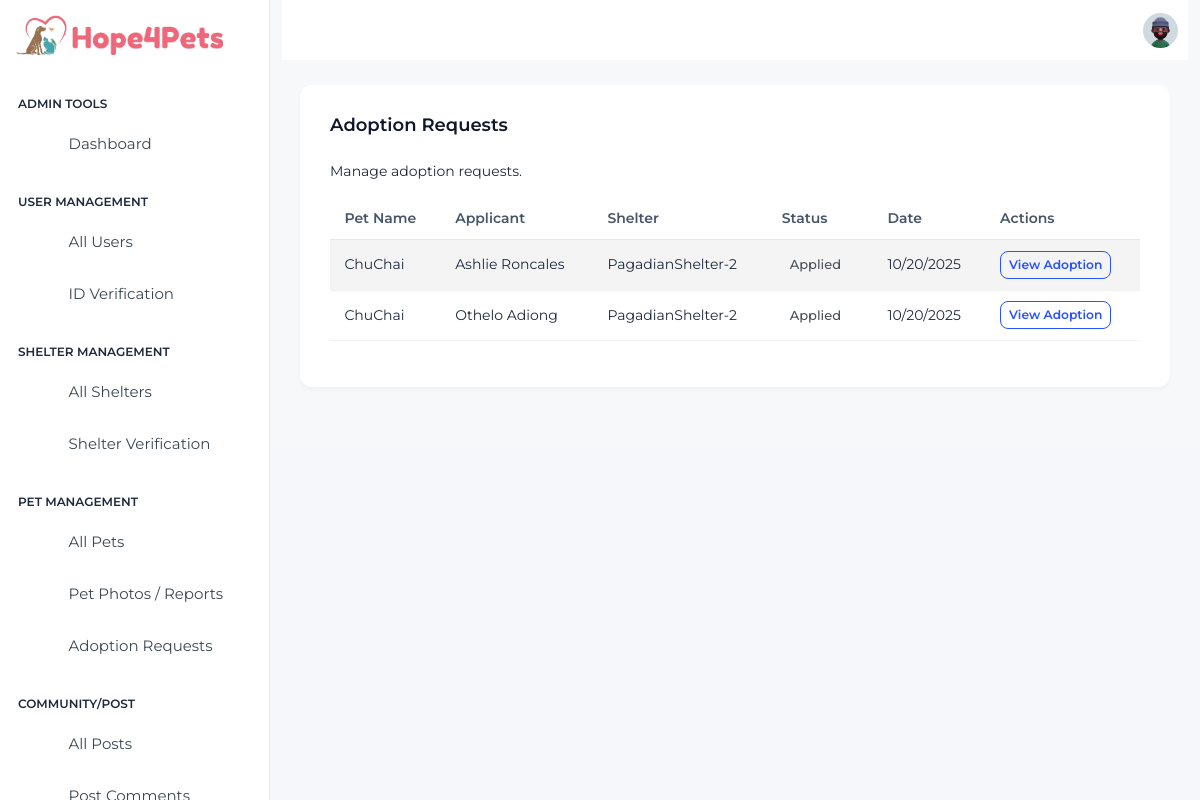
Page /admin/views/Adoption/adoption-requests.php (signed in) on the committed database.
### tables this page shows
CREATE TABLE `adoptions` (
  `id` bigint(20) UNSIGNED NOT NULL,
  `pet_id` bigint(20) UNSIGNED NOT NULL,
  `applicant_id` bigint(20) UNSIGNED NOT NULL,
  `shelter_id` bigint(20) UNSIGNED DEFAULT NULL,
  `status` enum('applied','approved','denied','completed','cancelled') DEFAULT 'applied',
  `created_at` timestamp NOT NULL DEFAULT current_timestamp(),
  `reviewed_by` bigint(20) UNSIGNED DEFAULT NULL,
  `reviewed_at` timestamp NULL DEFAULT NULL
);

CREATE TABLE `pets` (
  `id` bigint(20) UNSIGNED NOT NULL,
  `owner_id` bigint(20) UNSIGNED NOT NULL,
  `shelter_id` bigint(20) UNSIGNED DEFAULT NULL,
  `name` varchar(200) NOT NULL,
  `species` enum('dog','cat','bird','rabbit','other') DEFAULT 'other',
  `breed` varchar(200) DEFAULT NULL,
  `age` varchar(50) DEFAULT NULL,
  `gender` enum('male','female','unknown') DEFAULT 'unknown',
  `size` enum('small','medium','large','extra-large') DEFAULT 'medium',
  `pet_photos` varchar(255) NOT NULL,
  `vaccine_status` varchar(255) DEFAULT NULL,
  `health_status` varchar(255) DEFAULT NULL,
  `location` varchar(255) DEFAULT NULL,
  `description` text DEFAULT NULL,
  `status` enum('available','pending','adopted','removed') DEFAULT 'available',
  `created_at` timestamp NOT NULL DEFAULT current_timestamp()
);

CREATE TABLE `users` (
  `id` bigint(20) UNSIGNED NOT NULL,
  `full_name` varchar(150) NOT NULL,
  `birthday` date DEFAULT NULL,
  `gender` enum('male','female','other','unspecified') DEFAULT 'unspecified',
  `email` varchar(255) NOT NULL,
  `password_hash` varchar(255) NOT NULL,
  `profile_photo` varchar(255) DEFAULT NULL,
  `location` varchar(255) DEFAULT NULL,
  `contact_number` varchar(50) DEFAULT NULL,
  `is_verified` tinyint(1) DEFAULT 0,
  `created_at` timestamp NOT NULL DEFAULT current_timestamp(),
  `updated_at` timestamp NOT NULL DEFAULT current_timestamp() ON UPDATE current_timestamp()
);

CREATE TABLE `shelters` (
  `id` bigint(20) UNSIGNED NOT NULL,
  `user_id` bigint(20) UNSIGNED NOT NULL,
  `shelter_name` varchar(255) NOT NULL,
  `shelter_photo` varchar(255) NOT NULL,
  `address` varchar(255) DEFAULT NULL,
  `contact_number` varchar(50) DEFAULT NULL,
  `verified_badge` tinyint(1) DEFAULT 0,
  `created_at` timestamp NOT NULL DEFAULT current_timestamp(),
  `is_verified` tinyint(1) NOT NULL DEFAULT 0,
  `verified_at` timestamp NULL DEFAULT NULL,
  `verified_by` bigint(20) UNSIGNED DEFAULT NULL,
  `approved` TINYINT(1) DEFAULT 0
);

### controllers/BaseController.php (called while the page is built, shortened)
<?php
require_once __DIR__ . '/../config/db-connection/db_connection.php';
abstract class BaseController {
    protected static ?mysqli $conn = null;
    protected static function db(): mysqli {
        if (self::$conn === null) {
            global $conn;
            self::$conn = $conn;
        }
        return self::$conn;
    }
    protected static function fetchAll(string $sql, string $types = '', array $params = []): array {
        $mysqli = self::db();
        try {
            if ($types !== '' && !empty($params)) {
                $stmt = $mysqli->prepare($sql);
                $stmt->bind_param($types, ...$params);
                $stmt->execute();
                $result = $stmt->get_result();
                $rows = $result ? $result->fetch_all(MYSQLI_ASSOC) : [];
                return $rows;
            }
            $result = $mysqli->query($sql);
            $rows = $result->fetch_all(MYSQLI_ASSOC);
            return $rows;
        } catch (mysqli_sql_exception $e) {
            error_log('DB error in fetchAll: ' . $e->getMessage() . ' -- SQL: ' . $sql);
            return [];
        }
    }
}

### admin/controllers/Adoption/adoption-requests-controller.php (called while the page is built)
<?php
require_once __DIR__ . '/../../../controllers/BaseController.php';
class AdoptionRequestsController extends BaseController {
    public static function getAdoptionRequests(int $limit = 100): array {
        $sql = "SELECT
                    a.id,
                    a.status,
                    a.created_at,
                    p.name AS pet_name,
                    u.full_name AS applicant_name,
                    s.shelter_name,
                    aa.name as adoption_applicant_name,
                    aa.phone as adoption_applicant_phone,
                    aa.address as adoption_applicant_address
                FROM adoptions a
                JOIN pets p ON a.pet_id = p.id
                JOIN users u ON a.applicant_id = u.id
                LEFT JOIN shelters s ON a.shelter_id = s.id
                LEFT JOIN adoption_applicants aa ON a.id = aa.adoption_id
                ORDER BY a.created_at DESC
                LIMIT ?";
        return self::fetchAll($sql, 'i', [$limit]);
    }
}

### admin/views/Adoption/adoption-requests.php (the view, shortened to what this page needs)
<?php
require_once dirname(__DIR__, 2) . '/controllers/Adoption/adoption-requests-controller.php';
$requests = AdoptionRequestsController::getAdoptionRequests();
?>
<?php
include dirname(__DIR__, 2) . '/sidebar.php';
?>
<div class="body-wrapper">
    <?php include dirname(__DIR__, 2) . '/header.php'; ?>
    <div class="container-fluid">
        <div class="card">
            <div class="card-body">
                <h5 class="card-title fw-semibold mb-4">Adoption Requests</h5>
                <p>Manage adoption requests.</p>
                <div class="table-responsive">
                    <table class="table table-hover table-striped">
                        <thead>
                            <tr>
                                <th>Pet Name</th>
                                <th>Applicant</th>
                                <th>Shelter</th>
                                <th>Status</th>
                                <th>Date</th>
                                <th>Actions</th>
                            </tr>
                        </thead>
                        <tbody>
                            <?php if (empty($requests)) : ?>
                                <tr>
                                    <td colspan="6" class="text-center">No adoption requests found.</td>
                                </tr>
                            <?php else : ?>
                                <?php foreach ($requests as $request) : ?>
                                    <tr>
                                        <td><?= htmlspecialchars($request['pet_name']) ?></td>
                                        <td><?= htmlspecialchars($request['applicant_name']) ?></td>
                                        <td><?= htmlspecialchars($request['shelter_name'] ?? 'N/A') ?></td>
                                        <td><span class="badge bg-light-info text-dark-emphasis"><?= ucfirst(htmlspecialchars($request['status'])) ?></span></td>
                                        <td><?= date('m/d/Y', strtotime($request['created_at'])) ?></td>
                                        <td>
                                            <button type="button" class="btn btn-sm btn-outline-primary view-adoption-btn"
                                                    data-bs-toggle="modal"
                                                    data-bs-target="#viewAdoptionModal"
                                                    data-pet-name="<?= htmlspecialchars($request['pet_name']) ?>"
                                                    data-applicant-name="<?= htmlspecialchars($request['adoption_applicant_name']) ?>"
                                                    data-applicant-phone="<?= htmlspecialchars($request['adoption_applicant_phone']) ?>"
                                                    data-applicant-address="<?= htmlspecialchars($request['adoption_applicant_address']) ?>"
                                                    data-shelter-name="<?= htmlspecialchars($request['shelter_name'] ?? 'N/A') ?>"
                                                    data-status="<?= htmlspecialchars($request['status']) ?>"
                                                    data-date="<?= date('F j, Y, g:i a', strtotime($request['created_at'])) ?>">
                                                View Adoption
                                            </button>
                                        </td>
                                    </tr>
                                <?php endforeach; ?>
                            <?php endif; ?>
                        </tbody>
                    </table>
                </div>
            </div>
        </div>
    </div>
    <?php include dirname(__DIR__, 2) . '/footer.php'; ?>

### assets/css/admin-theme.css (style rules this page uses)
body, .card, .left-sidebar, .navbar, .app-header, .sidebar-nav, .dropdown-menu, .table, .page-wrapper { transition: background-color .25s ease, color .25s ease, border-color .25s ease; }
body.theme-light { background-color: #f5f7fa; color: #1e293b; }
body.theme-light .card { background-color: #ffffff; color: inherit; }
body.theme-light .table, body.theme-dark .table { background:transparent !important; }
body.theme-light .table thead, body.theme-dark .table thead { background:transparent !important; }
body.theme-light .table thead th { border-bottom:1px solid #e2e8f0 !important; }
body.theme-light .table-striped > tbody > tr:nth-of-type(odd) > * { background: rgba(0,0,0,0.02) !important; }
body.theme-light .table-striped > tbody > tr:nth-of-type(even) > *, body.theme-dark .table-striped > tbody > tr:nth-of-type(even) > * { background: transparent !important; }
body.theme-light .table, body.theme-light .table-light { --bs-table-bg: transparent !important; --bs-table-striped-bg: rgba(0,0,0,0.025) !important; --bs-table-hover-bg: rgba(0,0,0,0.04) !important; }
body.theme-light .table th, body.theme-light .table td, body.theme-dark .table th, body.theme-dark .table td { padding: .65rem .9rem !important; vertical-align: middle; }
body.theme-light .table th { font-weight:600; color: var(--h4p-text-secondary); }
body.theme-light { --h4p-text-primary: #1e293b; --h4p-text-secondary: #475569; --h4p-text-muted: #64748b; --h4p-text-invert: #f8fafc; --h4p-heading: #0f172a; --h4p-number: #111827; }
body.theme-light, body.theme-dark { color: var(--h4p-text-primary); }
body.theme-light h1,body.theme-light h2,body.theme-light h3,body.theme-light h4,body.theme-light h5,body.theme-light h6, body.theme-dark h1,body.theme-dark h2,body.theme-dark h3,body.theme-dark h4,body.theme-dark h5,body.theme-dark h6 { color: var(--h4p-heading); }
body.theme-light p, body.theme-dark p, body.theme-light li, body.theme-dark li, body.theme-light td, body.theme-dark td, body.theme-light th, body.theme-dark th { color: var(--h4p-text-primary); }
body.theme-light ::placeholder { color: var(--h4p-text-muted); opacity:1; }

### rows in the picture
adoptions: pet.name "ChuChai", applicant.full_name "Ashlie Roncales", shelter.shelter_name "PagadianShelter-2", status "Applied", created_at "10/20/2025"
adoptions: pet.name "ChuChai", applicant.full_name "Othelo Adiong", shelter.shelter_name "PagadianShelter-2", status "Applied", created_at "10/20/2025"
